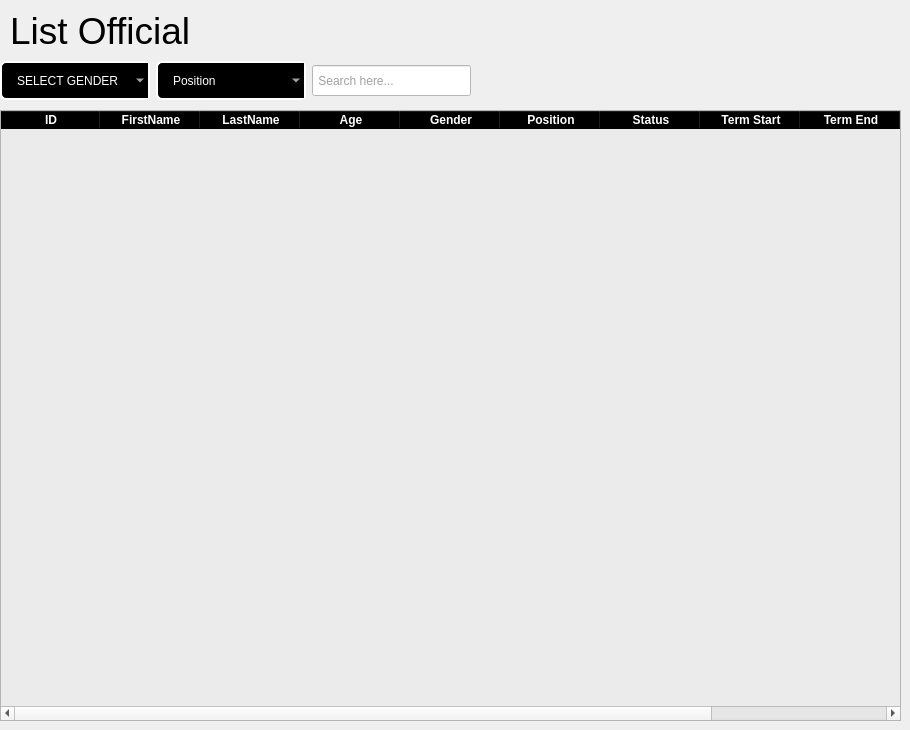
          <widget class="QWidget" name="page_3">
           <widget class="QLabel" name="label_9">
            <property name="geometry">
             <rect>
              <x>10</x>
              <y>10</y>
              <width>181</width>
              <height>41</height>
             </rect>
            </property>
            <property name="font">
             <font>
              <pointsize>28</pointsize>
             </font>
            </property>
            <property name="styleSheet">
             <string notr="true">color: rgb(0, 0, 0);</string>
            </property>
            <property name="text">
             <string>List Official</string>
            </property>
           </widget>
           <widget class="QTableWidget" name="official_table">
            <property name="geometry">
             <rect>
              <x>0</x>
              <y>110</y>
              <width>901</width>
              <height>611</height>
             </rect>
            </property>
            <property name="styleSheet">
             <string notr="true">QTableWidget{background-color: rgb(235, 235, 235);}

QHeaderView::section{

 font-weight:bold;
 background-color:black;
 color:white;

}

</string>
            </property>
            <column>
             <property name="text">
              <string>ID</string>
             </property>
            </column>
            <column>
             <property name="text">
              <string>FirstName</string>
             </property>
            </column>
            <column>
             <property name="text">
              <string>LastName</string>
             </property>
            </column>
            <column>
             <property name="text">
              <string>Age</string>
             </property>
            </column>
            <column>
             <property name="text">
              <string>Gender</string>
             </property>
            </column>
            <column>
             <property name="text">
              <string>Position</string>
             </property>
            </column>
            <column>
             <property name="text">
              <string>Status</string>
             </property>
            </column>
            <column>
             <property name="text">
              <string>Term Start</string>
             </property>
            </column>
            <column>
             <property name="text">
              <string>Term End</string>
             </property>
            </column>
            <column>
             <property name="text">
              <string>Email Address</string>
             </property>
            </column>
           </widget>
           <widget class="QWidget" name="layoutWidget_4">
            <property name="geometry">
             <rect>
              <x>0</x>
              <y>60</y>
              <width>471</width>
              <height>41</height>
             </rect>
            </property>
            <layout class="QHBoxLayout" name="horizontalLayout_9">
             <item>
              <widget class="QComboBox" name="select_officialgender">
               <property name="minimumSize">
                <size>
                 <width>150</width>
                 <height>0</height>
                </size>
               </property>
               <property name="styleSheet">
                <string notr="true">QComboBox{ 
border: 2px solid white;
border-radius:6px;
padding-left: 1px 18px 1px 3px;
height: 35px;
background-color:black;
color:white;
padding-left:15px;
selection-background-color: #298089;
}</string>
               </property>
               <item>
                <property name="text">
                 <string>SELECT GENDER</string>
                </property>
               </item>
               <item>
                <property name="text">
                 <string>Male</string>
                </property>
               </item>
               <item>
                <property name="text">
                 <string>Female</string>
                </property>
               </item>
              </widget>
             </item>
             <item>
              <widget class="QComboBox" name="select_officialposition">
               <property name="minimumSize">
                <size>
                 <width>150</width>
                 <height>0</height>
                </size>
               </property>
               <property name="styleSheet">
                <string notr="true">QComboBox{ 
border: 2px solid white;
border-radius:6px;
padding-left: 1px 18px 1px 3px;
height: 35px;
background-color:black;
color:white;
padding-left:15px;
selection-background-color: #298089;
}</string>
               </property>
               <item>
                <property name="text">
                 <string>Position</string>
                </property>
               </item>
               <item>
                <property name="text">
                 <string>Yes</string>
                </property>
               </item>
               <item>
                <property name="text">
                 <string>No</string>
                </property>
               </item>
              </widget>
             </item>
             <item>
              <widget class="QLineEdit" name="search_official">
               <property name="minimumSize">
                <size>
                 <width>0</width>
                 <height>31</height>
                </size>
               </property>
               <property name="maximumSize">
                <size>
                 <width>16777215</width>
                 <height>31</height>
                </size>
               </property>
               <property name="styleSheet">
                <string notr="true">background-color: rgb(255, 255, 255);
color: rgb(65, 65, 65);</string>
               </property>
               <property name="placeholderText">
                <string> Search here...</string>
               </property>
              </widget>
             </item>
            </layout>
           </widget>
          </widget>
